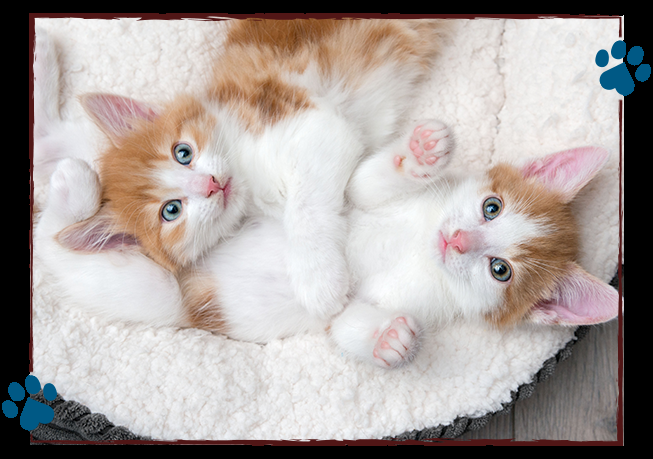
#> input picture Pics/cats2.png, 653 x 459 px
$ python contours_det.py
#> lines starting #> are read from the running program, lines starting #| are printed output that depends on the picture; after the words box and inside, x2 and y2 are one past the last pixel; in counts of white or black regions, pixels touching at a corner belong together
import cv2 as cv
import numpy as np

img=cv.imread('Pics/cats2.png')
#> img is the input picture: shape (459, 653, 3); mean B, G, R 159.1, 162, 170.3
cv.imshow('Image',img)

gray_img=cv.cvtColor(img,cv.COLOR_BGR2GRAY)
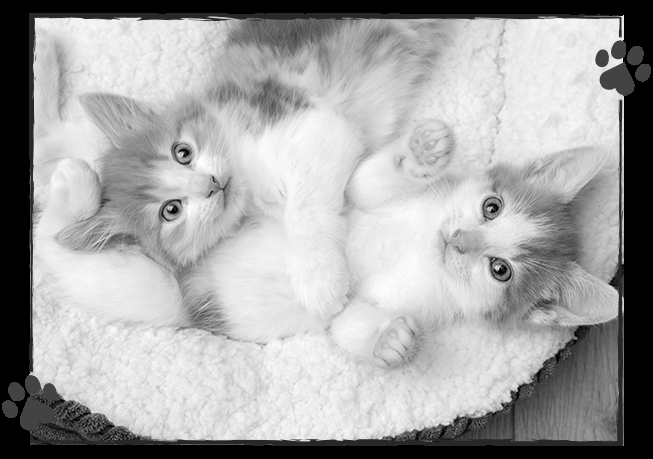
#> gray_img: shape (459, 653); min 0, max 255, mean 164.2
cv.imshow('Gray image',gray_img)

# [5 lines of commented-out code are left out]

ret,thresh=cv.threshold(gray_img,155,255,cv.THRESH_BINARY)
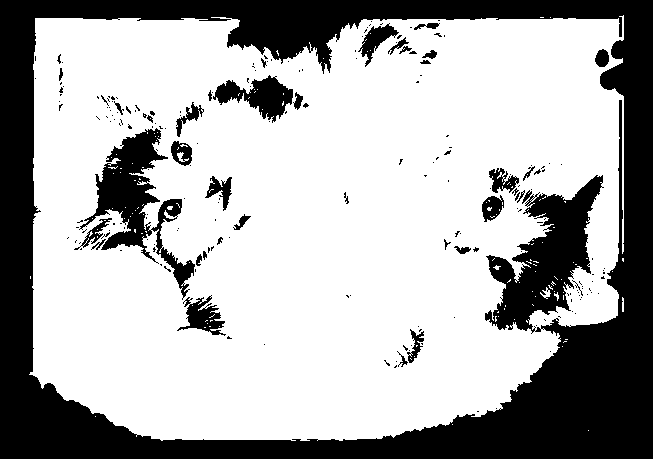
#> thresh: shape (459, 653); 68.3% white; 214 black regions (176 under 20 px)
cv.imshow('Threshold',thresh)

contours,hierarchy=cv.findContours(thresh,cv.RETR_LIST,cv.CHAIN_APPROX_SIMPLE)
#> contours = 498 contours, 437 with area under 20; largest, box (x1, y1, x2, y2) and area: (29, 15, 624, 441) 224775, (484, 174, 604, 334) 8690, (79, 127, 169, 263) 5051, (212, 74, 294, 124) 1952, (150, 198, 196, 299) 1296
print(f'{len(contours)} : contours')
#| 498 : contours
blank=np.zeros(img.shape,'uint8')
cv.drawContours(blank,contours,-1,(0,0,255),1)
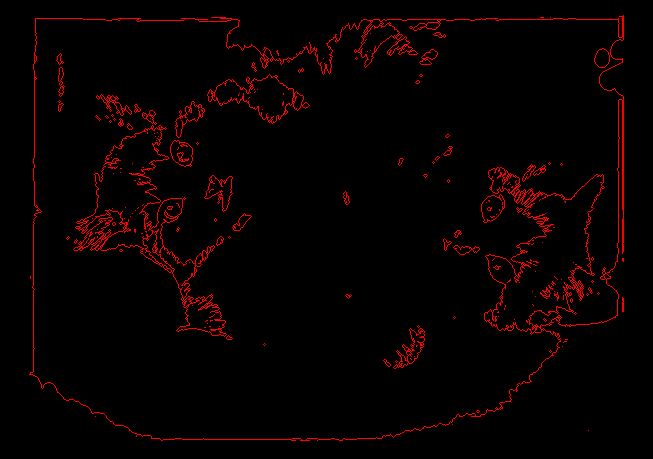
#> blank: shape (459, 653, 3); mean of channels 0, 1, 2 0, 0, 7.8; drawn as B, G, R
cv.imshow('Contours',blank)

cv.waitKey(0)
